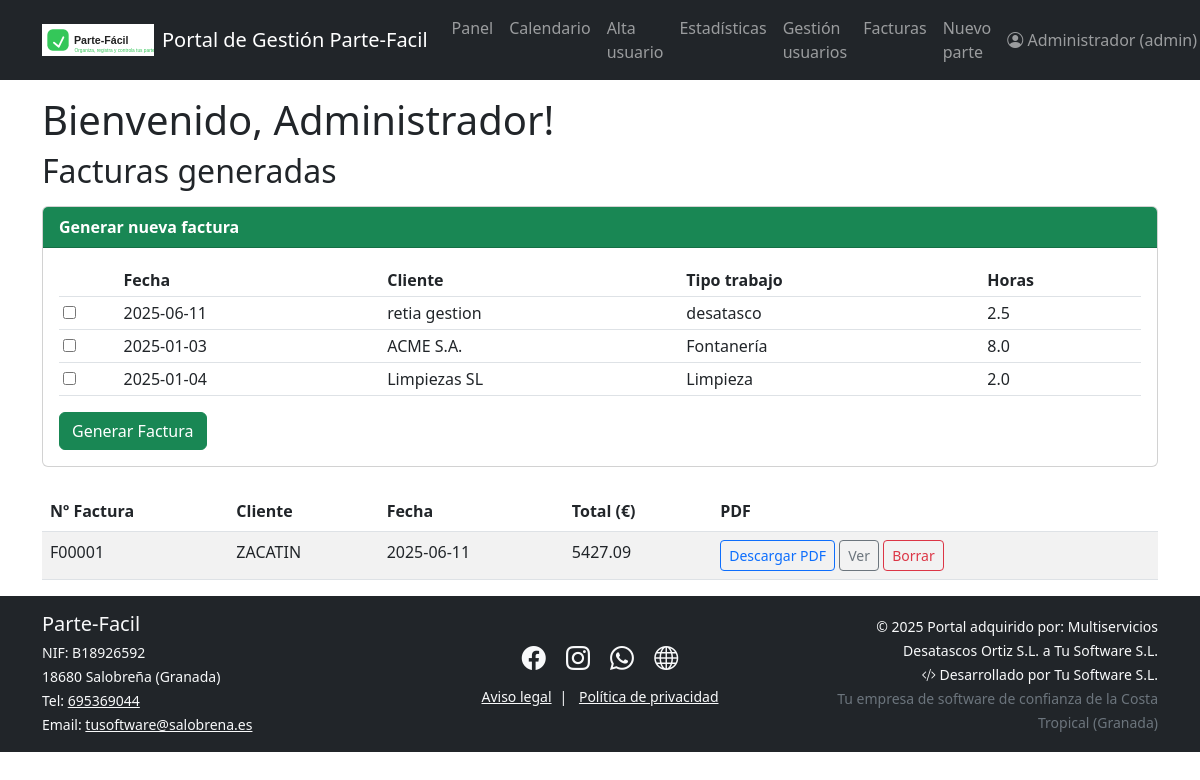
Before: /admin/facturas (signed in) with the older database file.
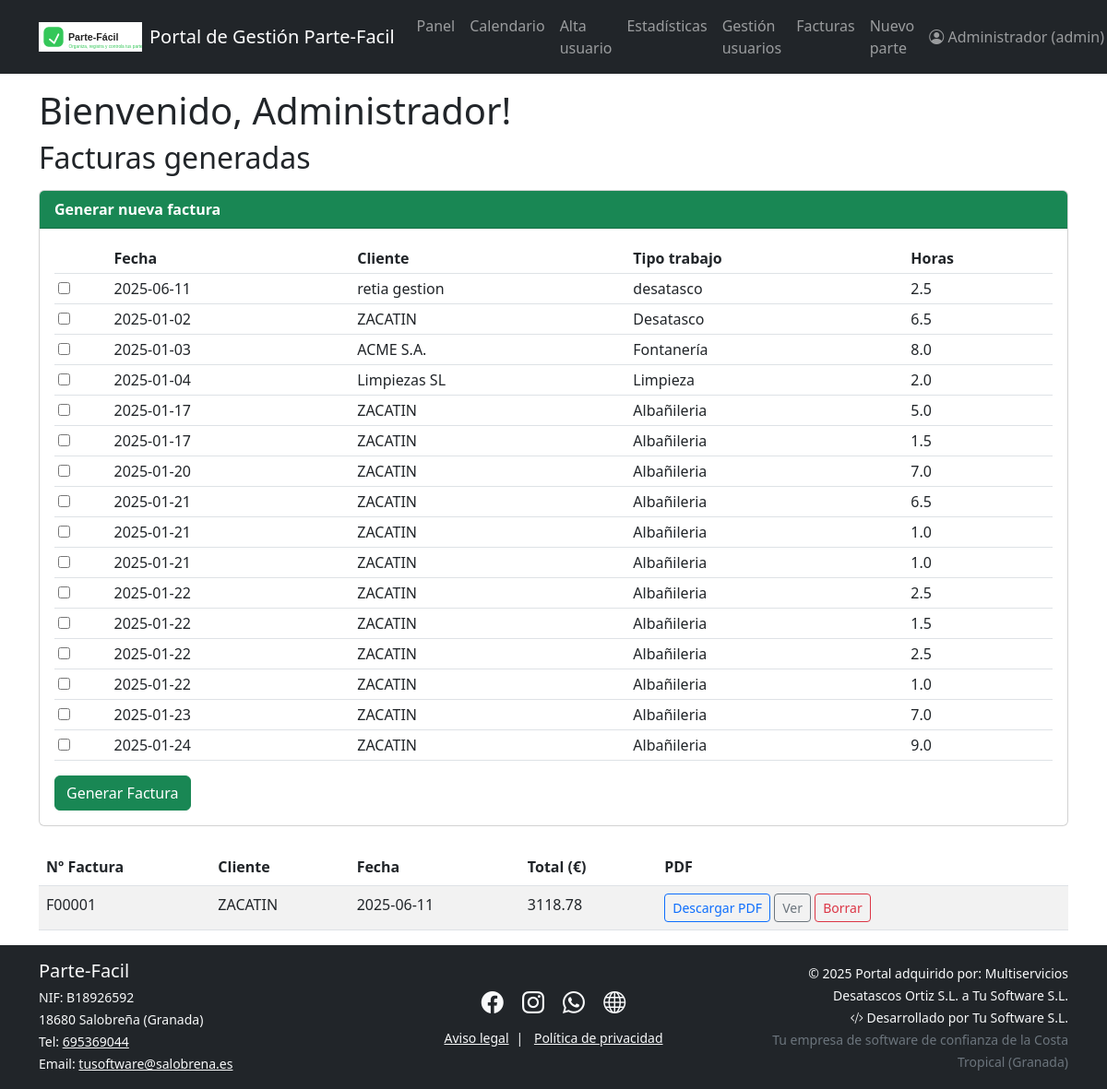
After: the same page with the newer database file.
### models.py (models this page shows)
class Trabajo(db.Model):
    id = db.Column(db.Integer, primary_key=True)
    fecha = db.Column(db.DateTime, nullable=False)
    fecha_fin = db.Column(db.DateTime, nullable=True)
    direccion = db.Column(db.String(150), nullable=False)
    tipo_trabajo = db.Column(db.String(80), nullable=False)
    cliente = db.Column(db.String(80), nullable=False)
    horas = db.Column(db.Float, nullable=False, default=0)
    materiales_usados = db.Column(db.Text, nullable=True)
    importe_materiales = db.Column(db.Float, nullable=True, default=0)
    firma = db.Column(db.String(120), nullable=True)  # Ruta del archivo
    foto = db.Column(db.String(120), nullable=True)   # Ruta del archivo
    terminado = db.Column(db.Boolean, default=False)
    estado = db.Column(db.String(30), default='sin terminar')
    observaciones = db.Column(db.Text)
    id_trabajador = db.Column(db.Integer, db.ForeignKey('usuario.id'), nullable=False)
    id_factura = db.Column(
    db.Integer,
    db.ForeignKey('factura.id', name='fk_trabajo_id_factura'),
    nullable=True
)

class Factura(db.Model):
    id = db.Column(db.Integer, primary_key=True)
    numero = db.Column(db.String(30), unique=True, nullable=False)
    fecha = db.Column(db.DateTime, nullable=False)
    cliente = db.Column(db.String(80), nullable=False)
    total = db.Column(db.Float, nullable=False)
    pdf = db.Column(db.String(120))  # Ruta al archivo PDF generado
    trabajos = db.relationship('Trabajo', backref='factura', lazy=True)

### blueprints/facturas.py (the view, shortened to what this page needs)
@facturas_bp.route('/admin/facturas', methods=['GET', 'POST'])
@login_required
def listado_facturas():
    if current_user.rol != "admin":
        flash("Solo el administrador puede ver y generar facturas.")
        return redirect(url_for('dashboard.dashboard'))
    facturas = Factura.query.order_by(Factura.fecha.desc()).all()
    partes = Trabajo.query.filter_by(estado='pendiente_facturar', id_factura=None).all()
    return render_template('listado_facturas.html', facturas=facturas, partes=partes)

### app.py (called while the page is built)
@login_manager.user_loader
def load_user(user_id):
    from models import Usuario
    return Usuario.query.get(int(user_id))

@app.context_processor
def inject_now():
    from datetime import datetime
    return {'now': datetime.now()}

### templates/listado_facturas.html (shortened to what this page needs)
{% extends "base.html" %}
{% block content %}
<h2 class="mb-3">Facturas generadas</h2>
<div class="card mb-4">
  <div class="card-header bg-success text-white">
    <b>Generar nueva factura</b>
  </div>
  <div class="card-body">
    <form method="post">
      <table class="table table-sm">
        <thead>
          <tr>
            <th></th>
            <th>Fecha</th>
            <th>Cliente</th>
            <th>Tipo trabajo</th>
            <th>Horas</th>
          </tr>
        </thead>
        <tbody>
          {% for p in partes %}
          <tr>
            <td><input type="checkbox" name="partes" value="{{ p.id }}"></td>
            <td>{{ p.fecha.strftime('%Y-%m-%d') }}</td>
            <td>{{ p.cliente }}</td>
            <td>{{ p.tipo_trabajo }}</td>
            <td>{{ p.horas }}</td>
          </tr>
          {% endfor %}
        </tbody>
      </table>
      <button type="submit" class="btn btn-success">Generar Factura</button>
    </form>
  </div>
</div>
<table class="table table-striped">
  <thead>
    <tr>
      <th>Nº Factura</th>
      <th>Cliente</th>
      <th>Fecha</th>
      <th>Total (€)</th>
      <th>PDF</th>
    </tr>
  </thead>
  <tbody>
    {% for factura in facturas %}
    <tr>
      <td>{{ factura.numero }}</td>
      <td>{{ factura.cliente }}</td>
      <td>{{ factura.fecha.strftime('%Y-%m-%d') }}</td>
      <td>{{ '%.2f' % factura.total }}</td>
      <td>
        {% if factura.pdf %}
          <a class="btn btn-sm btn-outline-primary" href="{{ url_for('facturas.descargar_factura_pdf', factura_id=factura.id) }}">
            Descargar PDF
          </a>
          <a class="btn btn-sm btn-outline-secondary" target="_blank"
             href="{{ url_for('facturas.ver_factura_pdf', factura_id=factura.id) }}">
            Ver
          </a>
        {% else %}
          <span class="text-danger">No generado</span>
        {% endif %}
        <form method="post" action="{{ url_for('facturas.borrar_factura', factura_id=factura.id) }}"
              style="display:inline;" onsubmit="return confirm('¿Seguro que quieres borrar esta factura? Se desvincularán sus partes.')">
          <button type="submit" class="btn btn-sm btn-outline-danger">Borrar</button>
        </form>
      </td>
    </tr>
    {% endfor %}
  </tbody>
</table>
{% endblock %}

Changed rows visible on the page:
now on this page (row edited): Trabajo: fecha "2025-01-02", cliente "ZACATIN", tipo_trabajo "Desatasco", horas "6.5"
now on this page (row edited): Trabajo: fecha "2025-01-17", cliente "ZACATIN", tipo_trabajo "Albañileria", horas "5.0"
now on this page (row edited): Trabajo: fecha "2025-01-17", cliente "ZACATIN", tipo_trabajo "Albañileria", horas "1.5"
now on this page (row edited): Trabajo: fecha "2025-01-20", cliente "ZACATIN", tipo_trabajo "Albañileria", horas "7.0"
now on this page (row edited): Trabajo: fecha "2025-01-21", cliente "ZACATIN", tipo_trabajo "Albañileria", horas "6.5"
now on this page (row edited): Trabajo: fecha "2025-01-21", cliente "ZACATIN", tipo_trabajo "Albañileria", horas "1.0"
now on this page (row edited): Trabajo: fecha "2025-01-21", cliente "ZACATIN", tipo_trabajo "Albañileria", horas "1.0"
now on this page (row edited): Trabajo: fecha "2025-01-22", cliente "ZACATIN", tipo_trabajo "Albañileria", horas "2.5"
now on this page (row edited): Trabajo: fecha "2025-01-22", cliente "ZACATIN", tipo_trabajo "Albañileria", horas "1.5"
now on this page (row edited): Trabajo: fecha "2025-01-22", cliente "ZACATIN", tipo_trabajo "Albañileria", horas "2.5"
now on this page (row edited): Trabajo: fecha "2025-01-22", cliente "ZACATIN", tipo_trabajo "Albañileria", horas "1.0"
now on this page (row edited): Trabajo: fecha "2025-01-23", cliente "ZACATIN", tipo_trabajo "Albañileria", horas "7.0"
now on this page (row edited): Trabajo: fecha "2025-01-24", cliente "ZACATIN", tipo_trabajo "Albañileria", horas "9.0"
changed Factura "ZACATIN": total "5427.09" → "3118.78"
